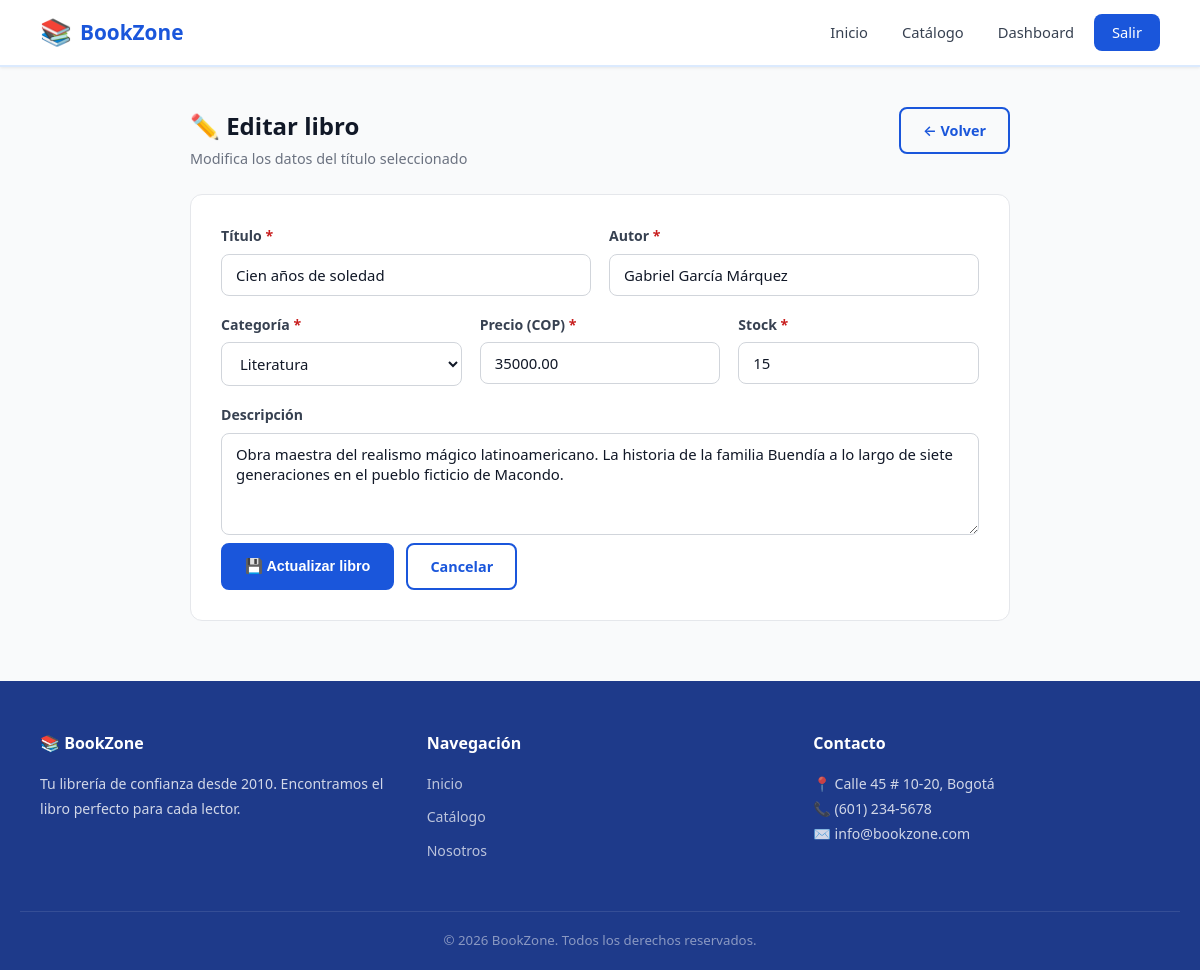
The app's page /public/?ruta=libros/editar&id=1 (signed in) with its own data.
### tables this page shows
CREATE TABLE IF NOT EXISTS libros (
    id INT AUTO_INCREMENT PRIMARY KEY,
    titulo VARCHAR(200) NOT NULL,
    autor VARCHAR(150) NOT NULL,
    categoria VARCHAR(100) NOT NULL,
    precio DECIMAL(10,2) NOT NULL DEFAULT 0.00,
    stock INT NOT NULL DEFAULT 0,
    descripcion TEXT,
    fecha_creacion DATETIME DEFAULT CURRENT_TIMESTAMP
);

### app/controllers/LibroController.php (called while the page is built, shortened)
<?php
require_once __DIR__ . '/../models/Libro.php';
class LibroController {
    public function editar(): void {
        $id    = (int)($_GET['id'] ?? 0);
        $libro = Libro::getById($id);
        require_once __DIR__ . '/../views/libros/editar.php';
    }
}

### public/index.php (called while the page is built, shortened)
<?php
require_once BASE_PATH . '/router.php';

### app/models/Libro.php (called while the page is built, shortened)
<?php
class Libro {
    public static function getById(int $id): array|false {
        $pdo = getConnection();
        $stmt = $pdo->prepare('SELECT * FROM libros WHERE id = ?');
        $stmt->execute([$id]);
        return $stmt->fetch();
    }
}

### app/views/libros/editar.php (the view, shortened to what this page needs)
<?php
require_once __DIR__ . '/../layout.php';
?>
<section class="dashboard-section">
    <div class="container form-container">
        <div class="page-heading">
            <div>
                <h1>✏️ Editar libro</h1>
                <p>Modifica los datos del título seleccionado</p>
            </div>
            <a href="/bookzone/public/?ruta=libros" class="btn btn-outline">← Volver</a>
        </div>
        <form action="/bookzone/public/?ruta=libros/editar" method="POST" class="data-form">
            <div class="form-row">
                <div class="form-group">
                    <label for="titulo">Título <span class="required">*</span></label>
                    <input type="text" id="titulo" name="titulo" required maxlength="200"
                           value="<?= htmlspecialchars($libro['titulo']) ?>">
                </div>
                <div class="form-group">
                    <label for="autor">Autor <span class="required">*</span></label>
                    <input type="text" id="autor" name="autor" required maxlength="150"
                           value="<?= htmlspecialchars($libro['autor']) ?>">
                </div>
            </div>
            <div class="form-row">
                <div class="form-group">
                    <label for="categoria">Categoría <span class="required">*</span></label>
                    <select id="categoria" name="categoria" required>
                        <?php
                        $cats = ['Literatura','Fantasía','Ciencia Ficción','Historia','Autoayuda','Misterio','Infantil','Clásicos','Otros'];
                        foreach ($cats as $c):
                        ?>
                        <option value="<?= $c ?>" <?= $libro['categoria'] === $c ? 'selected' : '' ?>><?= $c ?></option>
                        <?php endforeach; ?>
                    </select>
                </div>
                <div class="form-group">
                    <label for="precio">Precio (COP) <span class="required">*</span></label>
                    <input type="number" id="precio" name="precio" required min="0" step="500"
                           value="<?= htmlspecialchars($libro['precio']) ?>">
                </div>
                <div class="form-group">
                    <label for="stock">Stock <span class="required">*</span></label>
                    <input type="number" id="stock" name="stock" required min="0"
                           value="<?= htmlspecialchars($libro['stock']) ?>">
                </div>
            </div>
            <div class="form-group">
                <label for="descripcion">Descripción</label>
                <textarea id="descripcion" name="descripcion" rows="4"><?= htmlspecialchars($libro['descripcion'] ?? '') ?></textarea>
            </div>
            <div class="form-actions">
                <button type="submit" class="btn btn-primary">💾 Actualizar libro</button>
                <a href="/bookzone/public/?ruta=libros" class="btn btn-outline">Cancelar</a>
            </div>
        </form>
    </div>
</section>
<?php require_once __DIR__ . '/../layout_footer.php'; ?>

### public/css/style.css (style rules this page uses)
*, *::before, *::after { box-sizing: border-box; margin: 0; padding: 0; }
:root { --blue-900: #1e3a8a; --blue-800: #1e40af; --blue-700: #1d4ed8; --blue-600: #2563eb; --blue-500: #3b82f6; --blue-400: #60a5fa; --blue-100: #dbeafe; --blue-50: #eff6ff; --primary: #1a56db; --primary-dark: #1e3a8a; --primary-light: #dbeafe; --white: #ffffff; --gray-50: #f9fafb; --gray-100: #f3f4f6; --gray-200: #e5e7eb; --gray-300: #d1d5db; --gray-500: #6b7280; --gray-700: #374151; --gray-900: #111827; --success: #057a55; --success-bg: #def7ec; --danger: #c81e1e; --danger-bg:#fde8e8; --warning-bg:#fef3c7; --radius: 8px; --radius-lg: 12px; --shadow-sm: 0 1px 3px rgba(0,0,0,.08); --shadow: 0 4px 12px rgba(0,0,0,.1); --shadow-lg: 0 10px 30px rgba(0,0,0,.12); --font: 'Segoe UI', system-ui, -apple-system, sans-serif; --transition: .2s ease; --container: 1160px; }
html { scroll-behavior: smooth; }
body { font-family: var(--font); font-size: 16px; line-height: 1.6; color: var(--gray-700); background: var(--gray-50); min-height: 100vh; display: flex; flex-direction: column; }
a { color: var(--primary); text-decoration: none; transition: color var(--transition); }
.container { width: 100%; max-width: var(--container); margin: 0 auto; padding: 0 20px; }
.btn { display: inline-flex; align-items: center; gap: 6px; padding: 10px 22px; border-radius: var(--radius); font-size: .9rem; font-weight: 600; cursor: pointer; border: 2px solid transparent; transition: all var(--transition); white-space: nowrap; }
.btn-primary { background: var(--primary); color: var(--white); border-color: var(--primary); }
.btn-outline { background: transparent; color: var(--primary); border-color: var(--primary); }
.form-group { display: flex; flex-direction: column; gap: 6px; flex: 1 1 200px; }
.form-group label { font-size: .88rem; font-weight: 600; color: var(--gray-700); }
.form-group input, .form-group select, .form-group textarea { padding: 10px 14px; border: 1.5px solid var(--gray-300); border-radius: var(--radius); font-size: .93rem; font-family: var(--font); color: var(--gray-900); background: var(--white); transition: border-color var(--transition), box-shadow var(--transition); width: 100%; }
.required { color: var(--danger); }
.form-row { display: flex; gap: 18px; flex-wrap: wrap; margin-bottom: 18px; }
.data-form { background: var(--white); padding: 30px; border-radius: var(--radius-lg); border: 1px solid var(--gray-200); }
.form-container { max-width: 860px; }
.form-actions { display: flex; gap: 12px; margin-top: 8px; flex-wrap: wrap; }
.dashboard-section { padding: 40px 0 60px; }
.page-heading { display: flex; justify-content: space-between; align-items: flex-start; flex-wrap: wrap; gap: 12px; margin-bottom: 24px; }
.page-heading h1 { font-size: 1.5rem; color: var(--gray-900); }
.page-heading p { color: var(--gray-500); margin-top: 2px; font-size: .9rem; }

### records on screen
libros: titulo "Cien años de soledad", autor "Gabriel García Márquez", categoria "Literatura", precio "35000.00", stock "15", descripcion "Obra maestra del realismo mágico latinoamericano. La historia de la familia Buendía a lo largo de siete generaciones en el pueblo ficticio de Macondo."
